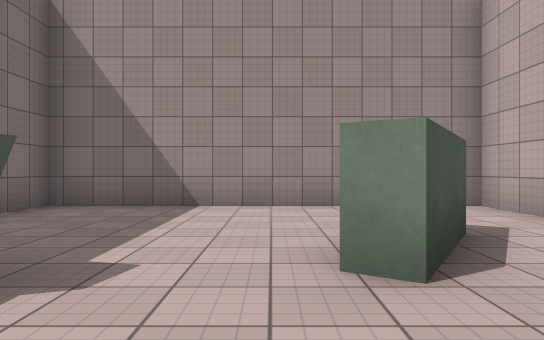
View 1 (above)

12 first-person views from a walk through a 3-D level made in the Unity game engine. The camera is 1.2 m above the floor, looks level and sees 70° across. The floor is counted in squares, 2 m on a side. Each view is taken from the middle of a square. On the plan, view 1 faces up. The plan holds only what a view shows up to about 11 squares ahead; the rest is blank. The player is left out. Surface patterns are stand-ins for the level's own textures.

View 2
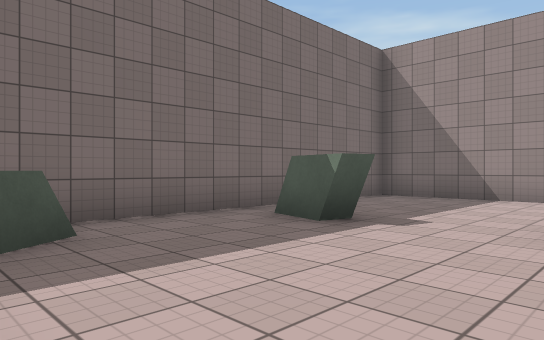

View 3
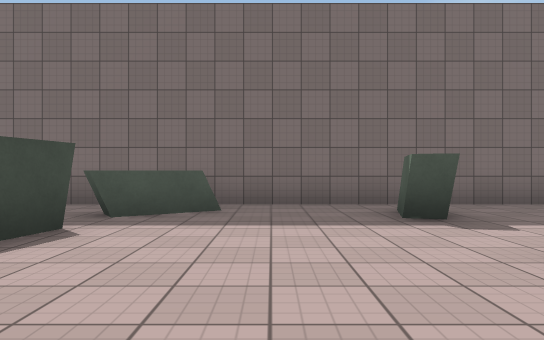

View 4
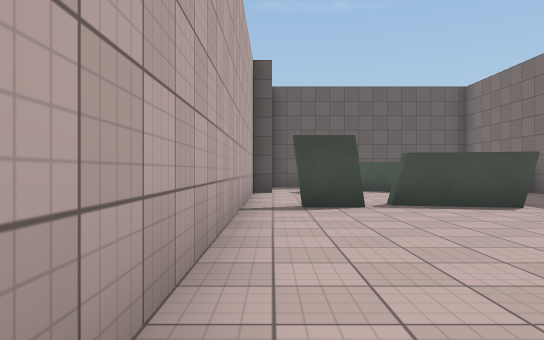

View 5
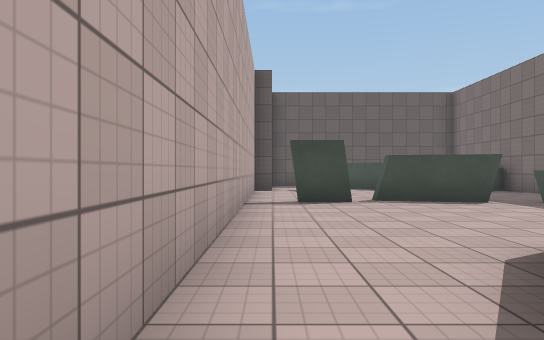

View 6
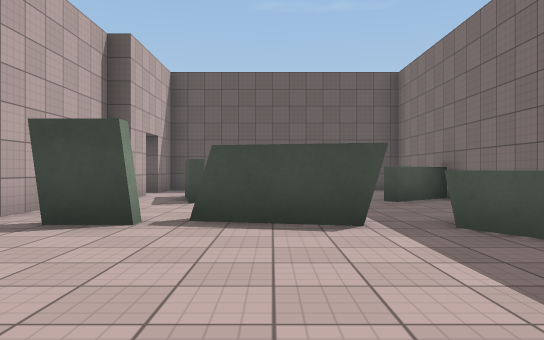

View 7
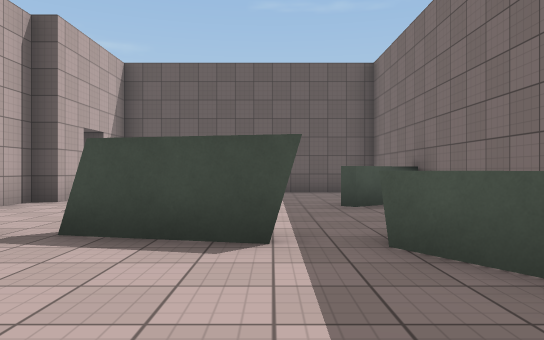

View 8
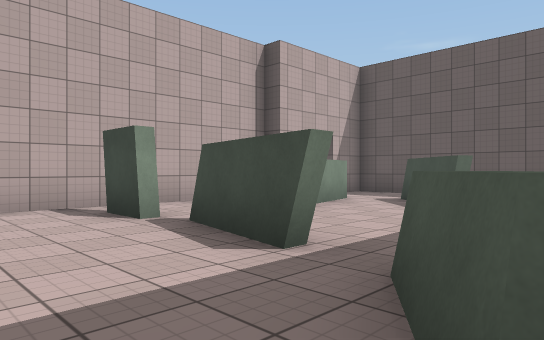

View 9
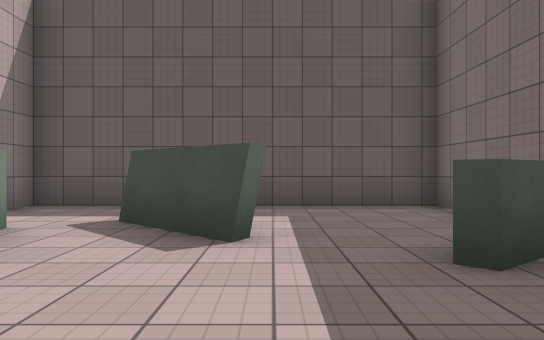

View 10
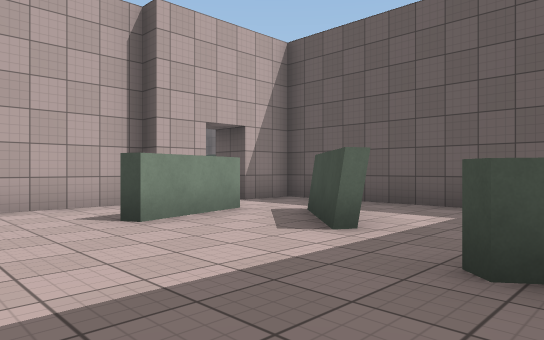

View 11
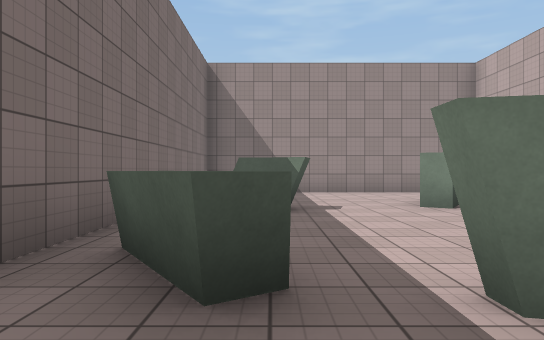

View 12
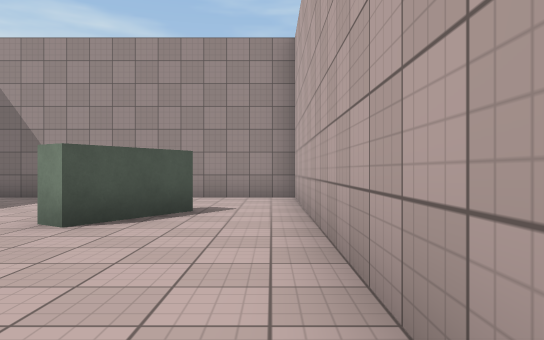

### Floor plan
Key: @ floor where view 1 was taken; # wall or solid block; x gap in a wall; . floor; = window, fence, low wall or low ledge; ^ raised ledge.
Columns run from 4 left of view 1 to 4 right of it. Each row starts with its distance up from view 1.
  7 #########
  6 #.......#
  5 #.......#
  4 #.......#
  3 #....##.#
  2 #.#.....#
  1 #.......#
  0 #...@...#
 -1 #^=.....#
 -2 #.^x#.#.#
 -3 #...#...#
 -4 #.......#
 -5 #.#...#.#
 -6 #^..=.#.#
 -7 #...#.###
 -8 #.......
 -9 #......#
-10 ########

Where each view was taken, in squares from view 1:
view 1: 0 up, 0 right, facing up
view 2: 2 down, 1 right, facing up-left
view 3: 0 up, 3 right, facing left
view 4: 4 up, 3 right, facing down
view 5: 5 up, 3 right, facing down
view 6: 2 up, 0 right, facing down
view 7: 1 up, 1 left, facing down
view 8: 0 up, 3 left, facing down-right
view 9: 3 down, 1 left, facing down
view 10: 3 down, 3 left, facing down-right
view 11: 4 down, 2 left, facing up
view 12: 2 down, 3 right, facing up
